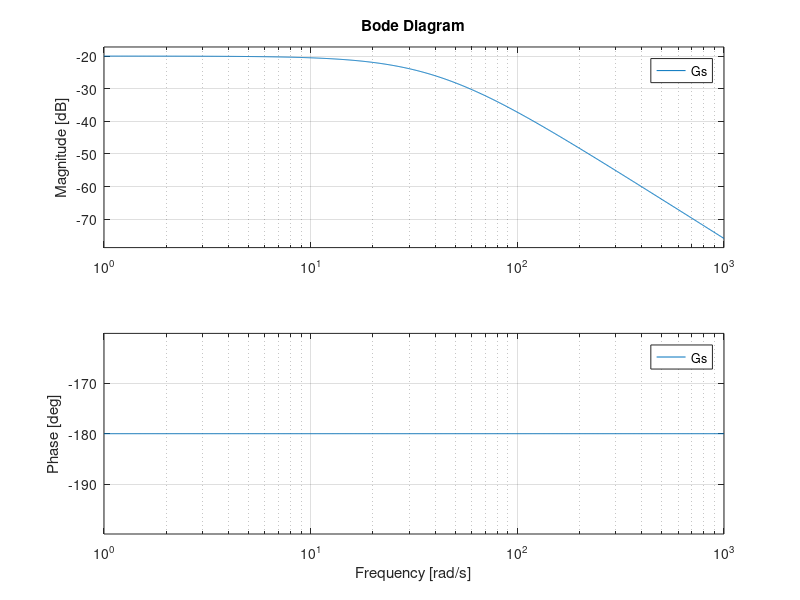

Recreate this plot in MATLAB.
% Regelungstechnik
% Aufgabe 6
home
clear
close all

s = tf('s')
Gs = 160 / ((s - 40)*(s + 40));

% Task 6. Bode Diagram plot
figure(1)
title('Gs Aufgabe 6')
bode(Gs)
grid on
